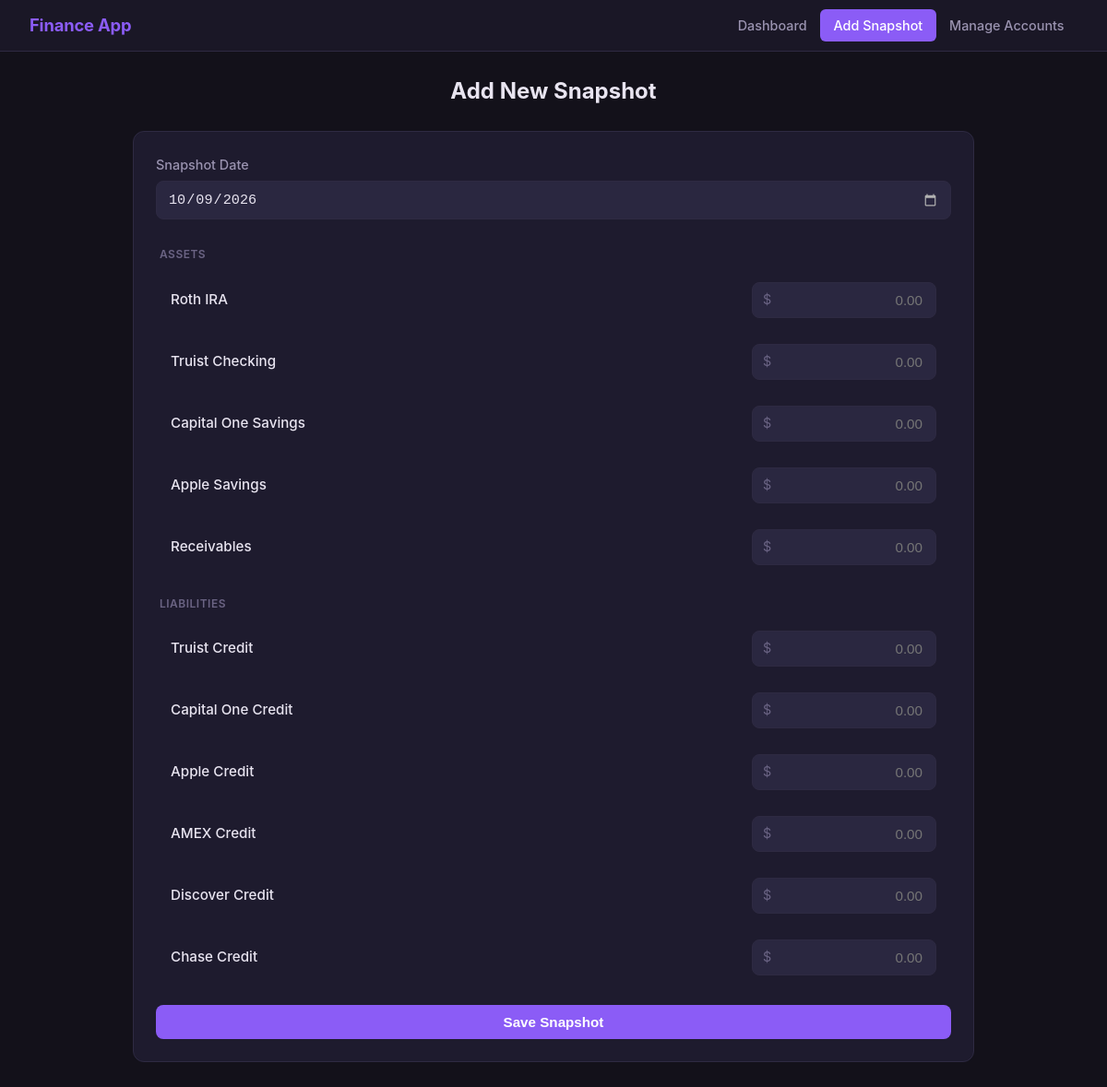
The app's page /add_snapshot.php with its own data.
### tables this page shows
CREATE TABLE accounts (
  id           INT AUTO_INCREMENT PRIMARY KEY,
  name         VARCHAR(100) NOT NULL,
  type         ENUM('Asset','Liability') NOT NULL,
  sort_order   INT
);

### db.php (called while the page is built, shortened)
<?php
function getInactiveAccountIds(PDO $pdo): array {
    $stmt = $pdo->prepare("SELECT setting_value FROM app_settings WHERE setting_key = 'inactive_accounts'");
    $stmt->execute();
    $val = $stmt->fetchColumn();
    if ($val === false || $val === '') return [];
    return array_map('intval', array_filter(explode(',', $val), fn($v) => $v !== ''));
}
?>

### add_snapshot.php (the view, shortened to what this page needs)
<?php
include 'db.php';
$last_snapshot_balances = [];
$inactive_ids = getInactiveAccountIds($pdo);
$all_accounts = $pdo->query("SELECT * FROM accounts ORDER BY sort_order, name")->fetchAll();
$accounts = array_filter($all_accounts, fn($a) => !in_array($a['id'], $inactive_ids));
include 'templates/header.php';
?>
<h1 class="page-title">Add New Snapshot</h1>
<div class="form-container">
    <form method="post" action="add_snapshot.php">
        <div class="form-group">
            <label for="date">Snapshot Date</label>
            <input type="date" id="date" name="date" value="<?= date('Y-m-d') ?>" required>
        </div>
        <?php if (!empty($accounts)): ?>
            <div class="accounts-list">
                <?php
                $assets = array_filter($accounts, fn($a) => $a['type'] === 'Asset');
                $liabilities = array_filter($accounts, fn($a) => $a['type'] === 'Liability');
                ?>
                <?php if (!empty($assets)): ?>
                    <div class="snapshot-section-label">Assets</div>
                    <?php foreach ($assets as $a): ?>
                        <div class="snapshot-row">
                            <label class="snapshot-account-name" for="bal_<?= $a['id'] ?>"><?= htmlspecialchars($a['name']) ?></label>
                            <div class="snapshot-input-wrap">
                                <span class="input-prefix">$</span>
                                <input type="number" step="0.01" id="bal_<?= $a['id'] ?>" name="balance[<?= $a['id'] ?>]"
                                    placeholder="0.00"
                                    value="<?= htmlspecialchars($last_snapshot_balances[$a['id']] ?? '') ?>" required>
                            </div>
                        </div>
                    <?php endforeach; ?>
                <?php endif; ?>
                <?php if (!empty($liabilities)): ?>
                    <div class="snapshot-section-label">Liabilities</div>
                    <?php foreach ($liabilities as $a): ?>
                        <div class="snapshot-row">
                            <label class="snapshot-account-name" for="bal_<?= $a['id'] ?>"><?= htmlspecialchars($a['name']) ?></label>
                            <div class="snapshot-input-wrap">
                                <span class="input-prefix">$</span>
                                <input type="number" step="0.01" id="bal_<?= $a['id'] ?>" name="balance[<?= $a['id'] ?>]"
                                    placeholder="0.00"
                                    value="<?= htmlspecialchars($last_snapshot_balances[$a['id']] ?? '') ?>" required>
                            </div>
                        </div>
                    <?php endforeach; ?>
                <?php endif; ?>
            </div>
        <?php else: ?>
            <p style="text-align:center; color: var(--text-muted); padding: 20px 0;">
                No active accounts. Add accounts on the <a href="manage_accounts.php" style="color: var(--accent);">Manage Accounts</a> page.
            </p>
        <?php endif; ?>
        <button type="submit" style="margin-top: 16px;">Save Snapshot</button>
    </form>
</div>
<?php include 'templates/footer.php'; ?>

### css/common.css (style rules this page uses)
:root { --bg-body: #13111a; --bg-card: #1e1b2e; --bg-card-hover: #252238; --bg-input: #2a2740; --bg-nav: #1a1726; --border: #2e2a42; --border-focus: #8b5cf6; --accent: #8b5cf6; --accent-hover: #7c3aed; --accent-dim: rgba(139, 92, 246, 0.15); --text-primary: #e8e4f0; --text-secondary: #9a93b0; --text-muted: #6b6484; --green: #34d399; --green-dim: rgba(52, 211, 153, 0.15); --red: #f87171; --red-dim: rgba(248, 113, 113, 0.15); --red-hover: #ef4444; --yellow: #fbbf24; }
* { box-sizing: border-box; margin: 0; padding: 0; }
body { font-family: -apple-system, BlinkMacSystemFont, 'Segoe UI', Roboto, 'Helvetica Neue', Arial, sans-serif; background-color: var(--bg-body); color: var(--text-primary); line-height: 1.6; }
h1.page-title { text-align: center; color: var(--text-primary); margin-bottom: 24px; font-weight: 700; font-size: 1.5rem; }
label { display: block; margin-bottom: 6px; font-weight: 500; color: var(--text-secondary); font-size: 0.9rem; }
input[type="text"], input[type="email"], input[type="password"], input[type="date"], input[type="number"], select { width: 100%; padding: 10px 12px; margin-bottom: 12px; font-size: 0.95rem; border: 1px solid var(--border); border-radius: 8px; background-color: var(--bg-input); color: var(--text-primary); transition: border-color 0.15s ease; }
button[type="submit"], button.btn-primary { background-color: var(--accent); color: white; padding: 10px 16px; border: none; border-radius: 8px; cursor: pointer; font-size: 0.95rem; font-weight: 600; width: 100%; transition: background-color 0.15s ease; }
.form-container { background-color: var(--bg-card); border: 1px solid var(--border); padding: 24px; border-radius: 12px; margin-bottom: 24px; }
.form-group { margin-bottom: 16px; }

### css/add_snapshot.css (style rules this page uses)
input[type="number"] { -moz-appearance: textbox; }
.accounts-list { margin-top: 8px; }
.snapshot-section-label { font-size: 0.75rem; text-transform: uppercase; letter-spacing: 0.5px; color: var(--text-muted); font-weight: 600; margin-top: 20px; margin-bottom: 8px; padding: 0 4px; }
.snapshot-section-label:first-child { margin-top: 0; }
.snapshot-row { display: flex; align-items: center; justify-content: space-between; padding: 12px 16px; border-radius: 8px; margin-bottom: 4px; transition: background-color 0.1s ease; }
.snapshot-account-name { color: var(--text-primary); font-weight: 500; font-size: 0.95rem; margin-bottom: 0; cursor: pointer; }
.snapshot-input-wrap { position: relative; width: 200px; flex-shrink: 0; }
.snapshot-input-wrap .input-prefix { position: absolute; left: 12px; top: 50%; transform: translateY(-50%); color: var(--text-muted); font-size: 0.9rem; pointer-events: none; }
.snapshot-input-wrap input[type="number"] { width: 100%; padding: 10px 14px 10px 26px; margin-bottom: 0; text-align: right; font-variant-numeric: tabular-nums; }

### records on screen
accounts: name "Roth IRA"
accounts: name "Truist Checking"
accounts: name "Capital One Savings"
accounts: name "Apple Savings"
accounts: name "Receivables"
accounts: name "Truist Credit"
accounts: name "Capital One Credit"
accounts: name "Apple Credit"
accounts: name "AMEX Credit"
accounts: name "Discover Credit"
accounts: name "Chase Credit"
